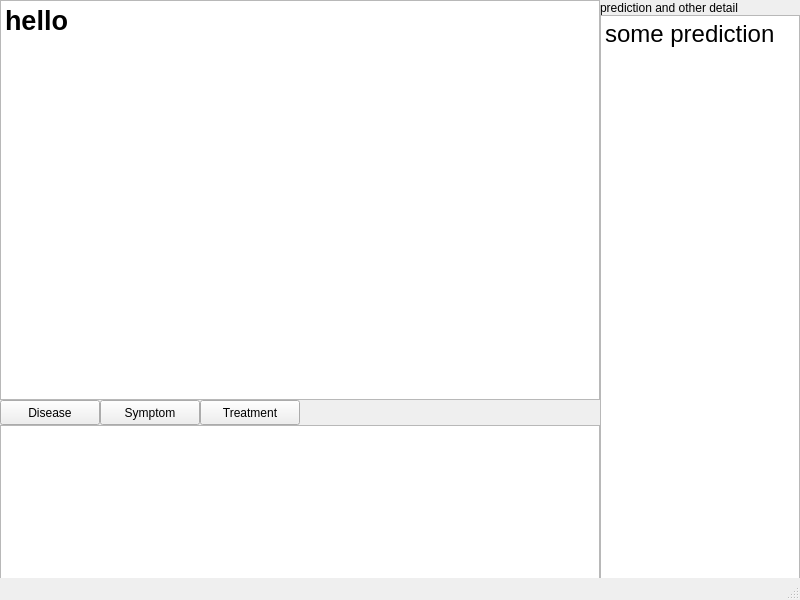
<?xml version="1.0" encoding="UTF-8"?>
<ui version="4.0">
 <class>MainWindow</class>
 <widget class="QMainWindow" name="MainWindow">
  <property name="geometry">
   <rect>
    <x>0</x>
    <y>0</y>
    <width>800</width>
    <height>600</height>
   </rect>
  </property>
  <property name="windowTitle">
   <string>MainWindow</string>
  </property>
  <widget class="QWidget" name="centralwidget">
   <widget class="QTextEdit" name="textEdit">
    <property name="geometry">
     <rect>
      <x>0</x>
      <y>0</y>
      <width>600</width>
      <height>400</height>
     </rect>
    </property>
    <property name="minimumSize">
     <size>
      <width>271</width>
      <height>0</height>
     </size>
    </property>
    <property name="html">
     <string>&lt;!DOCTYPE HTML PUBLIC &quot;-//W3C//DTD HTML 4.0//EN&quot; &quot;http://www.w3.org/TR/REC-html40/strict.dtd&quot;&gt;
&lt;html&gt;&lt;head&gt;&lt;meta name=&quot;qrichtext&quot; content=&quot;1&quot; /&gt;&lt;style type=&quot;text/css&quot;&gt;
p, li { white-space: pre-wrap; }
&lt;/style&gt;&lt;/head&gt;&lt;body style=&quot; font-family:'SimSun'; font-size:9pt; font-weight:400; font-style:normal;&quot;&gt;
&lt;p style=&quot; margin-top:0px; margin-bottom:0px; margin-left:0px; margin-right:0px; -qt-block-indent:0; text-indent:0px;&quot;&gt;&lt;span style=&quot; font-size:20pt; font-weight:600;&quot;&gt;hello&lt;/span&gt;&lt;/p&gt;&lt;/body&gt;&lt;/html&gt;</string>
    </property>
   </widget>
   <widget class="QTextEdit" name="textEdit_2">
    <property name="geometry">
     <rect>
      <x>600</x>
      <y>15</y>
      <width>200</width>
      <height>585</height>
     </rect>
    </property>
    <property name="html">
     <string>&lt;!DOCTYPE HTML PUBLIC &quot;-//W3C//DTD HTML 4.0//EN&quot; &quot;http://www.w3.org/TR/REC-html40/strict.dtd&quot;&gt;
&lt;html&gt;&lt;head&gt;&lt;meta name=&quot;qrichtext&quot; content=&quot;1&quot; /&gt;&lt;style type=&quot;text/css&quot;&gt;
p, li { white-space: pre-wrap; }
&lt;/style&gt;&lt;/head&gt;&lt;body style=&quot; font-family:'SimSun'; font-size:9pt; font-weight:400; font-style:normal;&quot;&gt;
&lt;p style=&quot; margin-top:0px; margin-bottom:0px; margin-left:0px; margin-right:0px; -qt-block-indent:0; text-indent:0px;&quot;&gt;&lt;span style=&quot; font-size:18pt;&quot;&gt;some prediction&lt;/span&gt;&lt;/p&gt;&lt;/body&gt;&lt;/html&gt;</string>
    </property>
   </widget>
   <widget class="QPushButton" name="pushButton">
    <property name="geometry">
     <rect>
      <x>0</x>
      <y>400</y>
      <width>100</width>
      <height>25</height>
     </rect>
    </property>
    <property name="text">
     <string>Disease</string>
    </property>
   </widget>
   <widget class="QPushButton" name="pushButton_2">
    <property name="geometry">
     <rect>
      <x>100</x>
      <y>400</y>
      <width>100</width>
      <height>25</height>
     </rect>
    </property>
    <property name="text">
     <string>Symptom</string>
    </property>
   </widget>
   <widget class="QPushButton" name="pushButton_3">
    <property name="geometry">
     <rect>
      <x>200</x>
      <y>400</y>
      <width>100</width>
      <height>25</height>
     </rect>
    </property>
    <property name="text">
     <string>Treatment</string>
    </property>
   </widget>
   <widget class="QTextEdit" name="textEdit_3">
    <property name="geometry">
     <rect>
      <x>0</x>
      <y>425</y>
      <width>600</width>
      <height>175</height>
     </rect>
    </property>
   </widget>
   <widget class="QLabel" name="label">
    <property name="geometry">
     <rect>
      <x>600</x>
      <y>0</y>
      <width>200</width>
      <height>15</height>
     </rect>
    </property>
    <property name="text">
     <string>prediction and other detail</string>
    </property>
   </widget>
  </widget>
  <widget class="QStatusBar" name="statusbar"/>
 </widget>
 <resources/>
 <connections/>
</ui>
